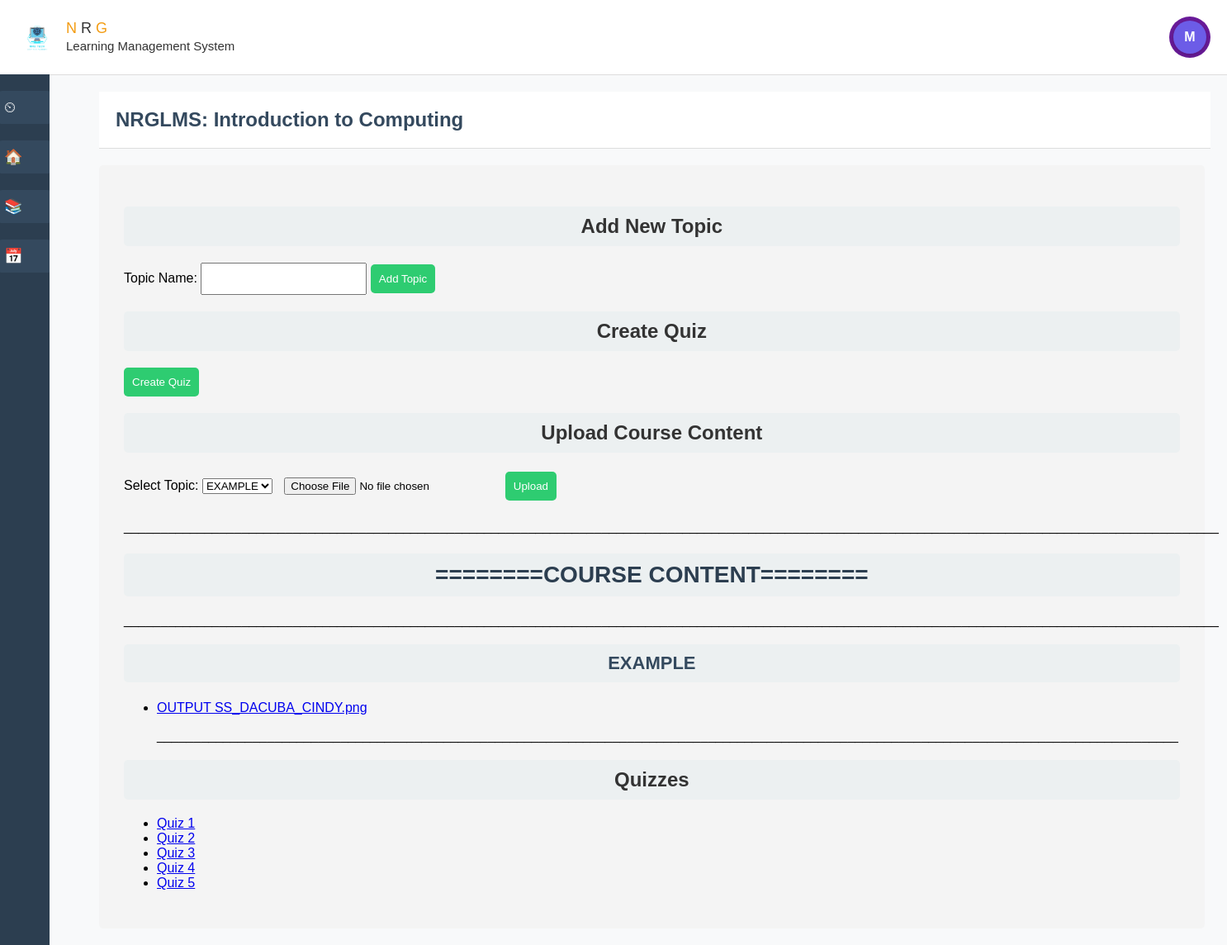
Page /course_details.php?id=1 (signed in) on the committed database.
### tables this page shows
CREATE TABLE `courses` (
  `course_id` int(11) NOT NULL,
  `course_name` varchar(255) NOT NULL,
  `description` text DEFAULT NULL,
  `instructor_id` int(11) DEFAULT NULL,
  `school_year` varchar(20) NOT NULL,
  `course_code` varchar(50) NOT NULL DEFAULT ''
);

CREATE TABLE `coursecontent` (
  `content_id` int(11) NOT NULL,
  `course_id` int(11) DEFAULT NULL,
  `instructor_id` int(11) DEFAULT NULL,
  `file_name` varchar(255) NOT NULL,
  `file_path` varchar(255) NOT NULL,
  `file_type` varchar(50) NOT NULL,
  `uploaded_at` timestamp NOT NULL DEFAULT current_timestamp(),
  `topic_id` int(11) NOT NULL
);

CREATE TABLE `topics` (
  `topic_id` int(11) NOT NULL,
  `course_id` int(11) NOT NULL,
  `topic_name` varchar(255) NOT NULL
);

CREATE TABLE `quizzes` (
  `quiz_id` int(11) NOT NULL,
  `course_id` int(11) DEFAULT NULL,
  `quiz_title` varchar(255) NOT NULL,
  `created_at` timestamp NOT NULL DEFAULT current_timestamp(),
  `total_points` int(11) DEFAULT NULL,
  `passing_score` int(11) DEFAULT NULL
);

### course_details.php (the view, shortened to what this page needs)
<?php
include('db.php');
$name = $_SESSION['name'] ?? 'Instructor';
$first_letter = strtoupper(substr($name, 0, 1));
$instructor_id = $_SESSION['user_id'];
$course_id = $_GET['id'] ?? 0;
$sql = "SELECT * FROM courses WHERE course_id = ? AND instructor_id = ?";
$stmt = $conn->prepare($sql);
$stmt->bind_param("ii", $course_id, $instructor_id);
$stmt->execute();
$course = $stmt->get_result()->fetch_assoc();
$sql = "SELECT * FROM topics WHERE course_id = ?";
$stmt = $conn->prepare($sql);
$stmt->bind_param("i", $course_id);
$stmt->execute();
$topics = $stmt->get_result();
$sql = "SELECT c.file_name, c.file_path, c.file_type, t.topic_name
        FROM coursecontent c
        JOIN topics t ON c.topic_id = t.topic_id
        WHERE c.course_id = ?";
$stmt = $conn->prepare($sql);
$stmt->bind_param("i", $course_id);
$stmt->execute();
$content = $stmt->get_result();
?>
<!DOCTYPE html>
<html lang="en">
<head>
    <link rel="stylesheet" href="dashboard/db.css">
</head>
<body>
<header class="header">
    <div class="logo-container">
        <div class="logo">
            <img src="img/log.png" alt="LMS Logo">
            <div class="logo-text">
                <span>N</span> R <span>G</span><br>
                <small>Learning Management System</small>
            </div>
        </div>
    </div>
    <div class="icons">
        <div class="profile">
            <div id="profile-icon" class="profile-icon"><?= $first_letter ?></div>
        </div>
    </div>
</header>
<div class="sidebar">
    <a href="admindb.php">⏲ <span>Admin Dashboard</span></a>
    <a href="adminsite.php">🏠 <span>Site Home</span></a>
    <a href="student.php?course_id=<?= $course['course_id'] ?>">📚 <span> View Students</span></a>
    <a href="calendar.php">📅 <span>Calendar</span></a>
</div>
<div class="content">
<div class="header">
        <h1>NRGLMS: <?php echo isset($course['course_name']) ? $course['course_name'] : 'Course not found'; ?></h1>
    </div>
    <div class="container">
        <h2>Add New Topic</h2>
        <form action="" method="post">
            <label for="topic_name">Topic Name:</label>
            <input type="text" name="topic_name" required>
            <button type="submit">Add Topic</button>
        </form>
<h2>Create Quiz</h2>
<form action="quiz.php" method="get">
    <button type="submit">Create Quiz</button>
</form>
        <h2>Upload Course Content</h2>
        <form action="" method="post" enctype="multipart/form-data">
            <label for="topic_id">Select Topic:</label>
            <select name="topic_id" required>
                <?php while ($topic = $topics->fetch_assoc()): ?>
                    <option value="<?= $topic['topic_id'] ?>"><?= htmlspecialchars($topic['topic_name']) ?></option>
                <?php endwhile; ?>
            </select>
            <input type="file" name="file" required>
            <button type="submit">Upload</button>
        </form>
         <p>_____________________________________________________________________________________________________________________________________________________</p>
        <h2 class="course-content-title">========Course Content========</h2>
        <p>_____________________________________________________________________________________________________________________________________________________</p>
        <?php
$current_topic = '';
while ($row = $content->fetch_assoc()):
    if ($current_topic !== $row['topic_name']):
        $current_topic = $row['topic_name'];
        echo "<h3 class='topic-title'>" . htmlspecialchars($row['topic_name']) . "</h3><ul>";
    endif;
?>
    <li>
        <a href="<?= $row['file_path'] ?>" target="_blank"><?= htmlspecialchars($row['file_name']) ?></a>
    </li>
    <p>___________________________________________________________________________________________________________________________________________</p>
<?php endwhile; ?>
</ul>
<h2>Quizzes</h2>
<?php
$sql = "SELECT * FROM quizzes WHERE course_id = ?";
$stmt = $conn->prepare($sql);
$stmt->bind_param("i", $course_id);
$stmt->execute();
$quizzes = $stmt->get_result();
if ($quizzes->num_rows > 0):
    echo "<ul>";
    while ($quiz = $quizzes->fetch_assoc()):
        echo "<li>";
        echo "<a href='quiz_details.php?quiz_id=" . $quiz['quiz_id'] . "'>" . htmlspecialchars($quiz['quiz_title']) . "</a>";
        echo "</li>";
    endwhile;
    echo "</ul>";
else:
    echo "<p>No quizzes have been created for this course yet.</p>";
endif;
?>
    </div>
</body>
</html>

### dashboard/db.css (style rules this page uses)
body { font-family: Arial, sans-serif; margin: 0; padding: 0; background-color: #f8f9fa; }
.logo-container { display: flex; align-items: center; }
.logo { display: flex; align-items: center; }
.logo img { height: 50px; margin-right: 10px; }
.logo-text { font-size: 18px; color: #333; }
.logo-text span { color: #f39c12; }
.icons { display: flex; align-items: center; }
.profile { position: relative; }
.profile-icon { display: flex; align-items: center; justify-content: center; width: 40px; height: 40px; background-color: #6c5ce7; color: #fff; font-weight: bold; font-size: 16px; border-radius: 50%; cursor: pointer; box-shadow: 0 2px 6px rgba(0, 0, 0, 0.2); }
.sidebar { width: 60px; background-color: #2c3e50; position: fixed; top: 90px; bottom: 0; display: flex; flex-direction: column; align-items: center; padding-top: 20px; transition: all 0.3s ease; overflow: hidden; }
.sidebar a { width: 100%; height: 40px; display: flex; justify-content: start; align-items: center; background-color: #34495e; color: white; border-radius: 8px; margin-bottom: 20px; text-decoration: none; font-size: 18px; padding-left: 10px; position: relative; transition: background-color 0.3s ease; }
.content { margin-left: 100px; padding: 20px; transition: margin-left 0.3s ease; }
.header { background-color: #ffffff; padding: 20px; border-bottom: 1px solid #ddd; display: flex; justify-content: space-between; align-items: center; }
.header h1 { font-size: 24px; margin: 0; color: #34495e; }
.header .profile { background-color: #6a1b9a; color: white; border-radius: 50%; width: 50px; height: 50px; display: flex; justify-content: center; align-items: center; font-size: 20px; }

### course_details.php (style rules this page uses)
.container { margin-top: 20px; width: 95%; padding: 30px; background: #f4f4f4; border-radius: 5px; }
h2 { color: #333; text-align: center; padding: 10px; background: #ecf0f1; border-radius: 5px; }
form { margin: 20px 0; }
input[type="file"], input[type="text"] { padding: 10px; }
button { background: #2ecc71; color: white; padding: 10px; border: none; cursor: pointer; border-radius: 5px; }
.course-content-title { text-align: center; font-size: 28px; font-weight: bold; color: #2c3e50; text-transform: uppercase; margin-bottom: 20px; padding: 10px; background: #ecf0f1; border-radius: 5px; }
.topic-title { text-align: center; font-size: 22px; font-weight: bold; color: #34495e; margin-top: 20px; padding: 10px; background: #ecf0f1; border-radius: 5px; }

### rows in the picture
courses: course_name "Introduction to Computing"
coursecontent: topic.topic_name "EXAMPLE", file_name "OUTPUT SS_DACUBA_CINDY.png"
quizzes: quiz_title "Quiz 1"
quizzes: quiz_title "Quiz 2"
quizzes: quiz_title "Quiz 3"
quizzes: quiz_title "Quiz 4"
quizzes: quiz_title "Quiz 5"

### other values in the picture
$first_letter "M"
form field topic_id "EXAMPLE"
